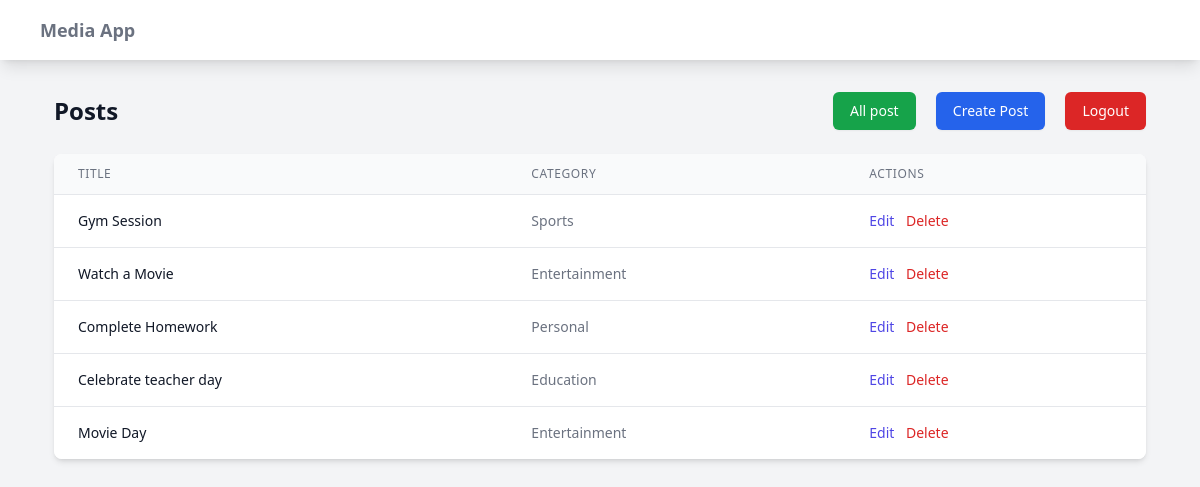
Page /profile_post/ (signed in) on the committed database.
### mediaApp/models.py (models this page shows, shortened)
class Post(models.Model):
    title = models.CharField(max_length=200)
    description = models.TextField(blank=True)
    category = models.ForeignKey(Category, on_delete=models.CASCADE, related_name='tasks')
    created_at = models.DateTimeField(auto_now_add=True)
    updated_at = models.DateTimeField(auto_now=True)
    user = models.ForeignKey(User, on_delete=models.CASCADE, related_name='tasks')
    def __str__(self):
        return self.title

class Category(models.Model):
    name = models.CharField(max_length=100)
    description = models.TextField(blank=True)
    created_at = models.DateTimeField(auto_now_add=True)
    updated_at = models.DateTimeField(auto_now=True)
    class Meta:
        verbose_name_plural = "Categories"

### mediaApp/views.py (the view)
# urls.py: path('profile_post/', views.profile_list, name = "profile_post"),
@login_required
def profile_list(request):
    print(request.user.id)
    posts = Post.objects.filter(user = request.user)
    print(posts)
    return render(request, "mediaApp/profilePostList.html", {"posts": posts})

### mediaApp/templates/mediaApp/profilePostList.html (shortened to what this page needs)
{% extends 'mediaApp/base.html' %}
{% block content %}
<div class="mb-6 flex justify-between items-center">
    <h1 class="text-2xl font-bold text-gray-900">Posts</h1>
    <div class="space-x-4">
        <a href="{% url 'home' %}" class="inline-flex items-center px-4 py-2 border border-transparent rounded-md shadow-sm text-sm font-medium text-white bg-green-600 hover:bg-green-700 focus:outline-none focus:ring-2 focus:ring-offset-2 focus:ring-blue-500">All post</a>
        <a href="{% url 'create_post' %}" class="inline-flex items-center px-4 py-2 border border-transparent rounded-md shadow-sm text-sm font-medium text-white bg-blue-600 hover:bg-blue-700 focus:outline-none focus:ring-2 focus:ring-offset-2 focus:ring-blue-500">Create Post</a>
        <a href="{% url 'logout' %}" class="inline-flex items-center px-4 py-2 border border-transparent rounded-md shadow-sm text-sm font-medium text-white bg-red-600 hover:bg-red-700 focus:outline-none focus:ring-2 focus:ring-offset-2 focus:ring-red-500">Logout</a>
    </div>
</div>
<div class="bg-white shadow-md rounded-lg overflow-hidden">
    <table class="min-w-full divide-y divide-gray-200">
        <thead class="bg-gray-50">
            <tr>
                <th class="px-6 py-3 text-left text-xs font-medium text-gray-500 uppercase tracking-wider">Title</th>
                <th class="px-6 py-3 text-left text-xs font-medium text-gray-500 uppercase tracking-wider">Category</th>
                <th class="px-6 py-3 text-left text-xs font-medium text-gray-500 uppercase tracking-wider">Actions</th>
            </tr>
        </thead>
        <tbody class="bg-white divide-y divide-gray-200">
            {% for post in posts %}
            <tr>
                <td class="px-6 py-4 whitespace-nowrap text-sm font-medium text-gray-900">{{ post.title }}</td>
                <td class="px-6 py-4 whitespace-nowrap text-sm text-gray-500">{{ post.category.name }}</td>
                <td class="px-6 py-4 whitespace-nowrap text-sm font-medium space-x-2">
                    <a href="{% url 'edit_post' post.id %}" class="text-indigo-600 hover:text-indigo-900">Edit</a>
                    <form action="{% url 'delete_post' post.id %}" method="POST" class="inline">
                        <button type="submit" class="text-red-600 hover:text-red-900" onclick="return confirm('Are you sure you want to delete this post?')">Delete</button>
                    </form>
                </td>
            </tr>
            {% empty %}
            <tr>
                <td colspan="4" class="px-6 py-4 text-center text-sm text-gray-500">No posts found.</td>
            </tr>
            {% endfor %}
        </tbody>
    </table>
</div>
{% endblock %}

### rows in the picture
Post: title "Gym Session", category.name "Sports"
Post: title "Watch a Movie", category.name "Entertainment"
Post: title "Complete Homework", category.name "Personal"
Post: title "Celebrate teacher day", category.name "Education"
Post: title "Movie Day", category.name "Entertainment"
